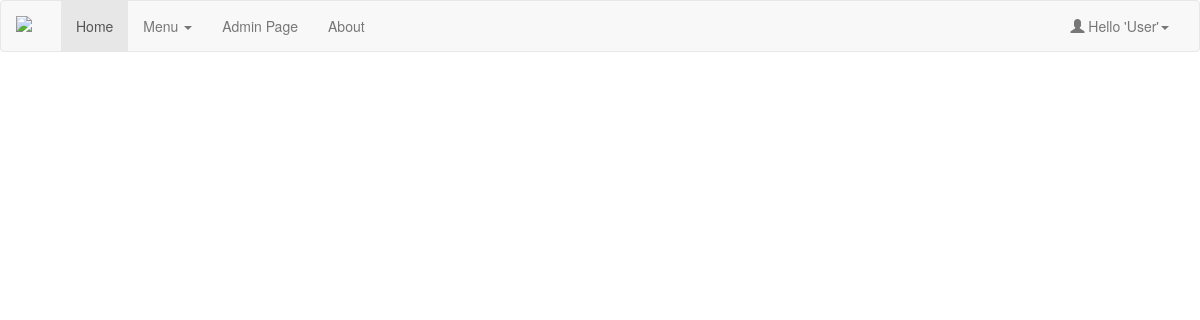
/admin/index.php?m=absensi, run on an earlier commit of the app's database.
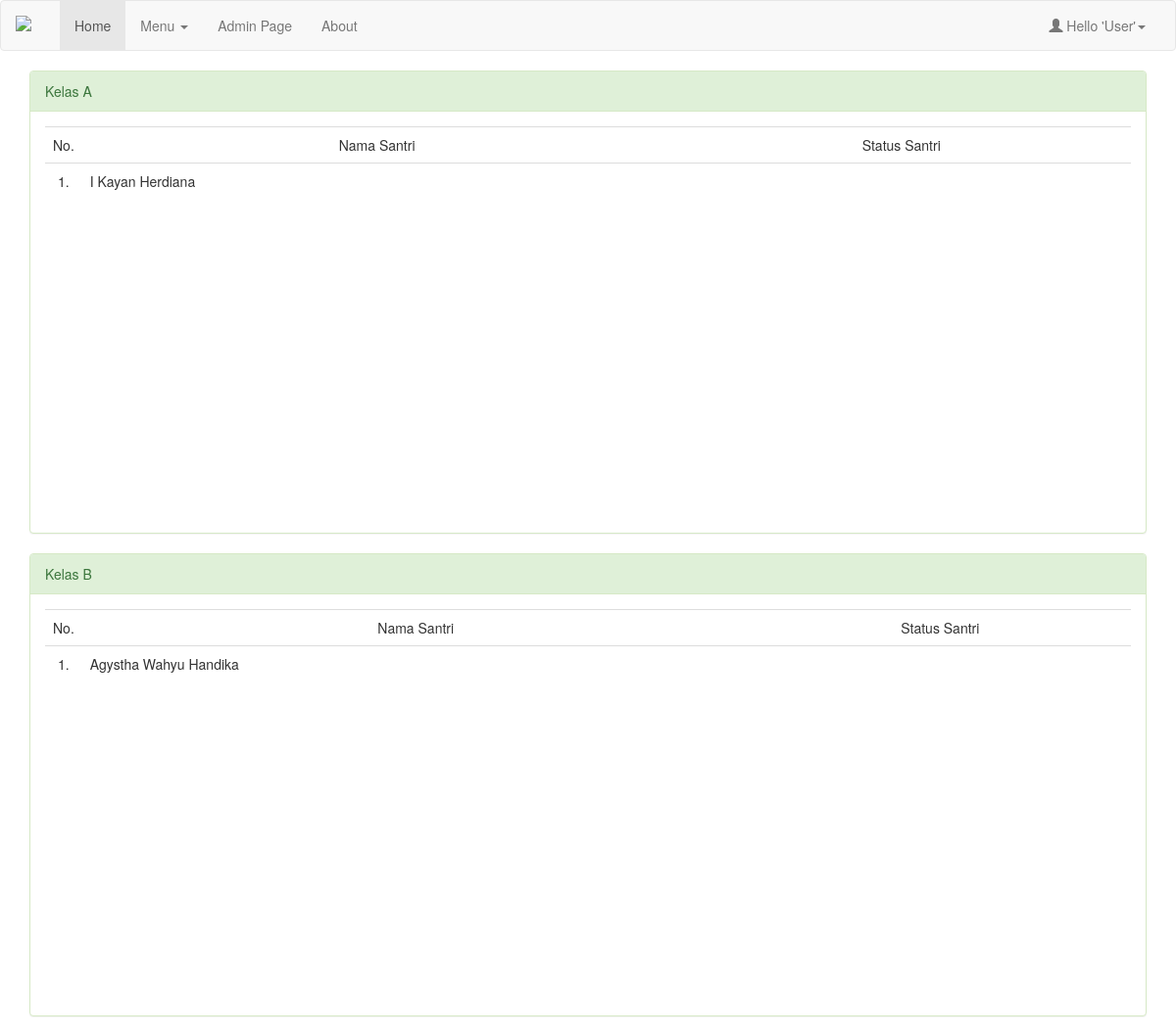
And on a later commit of the database.
### tables this page shows
CREATE TABLE `tbkelas` (
  `IdKelas` int(11) NOT NULL,
  `NamaKelas` varchar(50) NOT NULL,
  `TahunKelas` int(11) NOT NULL,
  `KeteranganKelas` text NOT NULL
);

CREATE TABLE `tbsantri` (
  `IdSantri` int(11) NOT NULL,
  `Nama` varchar(50) NOT NULL,
  `NamaLengkap` varchar(100) NOT NULL,
  `JenisKelamin` int(2) NOT NULL,
  `TempatLahir` varchar(40) NOT NULL,
  `TglLahir` date NOT NULL,
  `AnakKe` int(5) NOT NULL,
  `Dari` int(11) NOT NULL,
  `Bahasa` varchar(40) NOT NULL,
  `KebutuhanKhusus` int(11) NOT NULL,
  `SekolahTerakhir` varchar(20) NOT NULL,
  `NamaSekolah` varchar(50) NOT NULL,
  `AlamatSekolah` text NOT NULL,
  `TinggalDengan` varchar(30) NOT NULL,
  `NomorKK` varchar(50) NOT NULL,
  `NamaJalan` text NOT NULL,
  `RT` varchar(50) NOT NULL,
  `RW` varchar(50) NOT NULL,
  `Desa` varchar(50) NOT NULL,
  `Kecamatan` varchar(100) NOT NULL,
  `Kabupaten` varchar(100) NOT NULL,
  `Provinsi` varchar(100) NOT NULL,
  `IdProgram` int(11) NOT NULL,
  `IdKelas` int(11) NOT NULL
);

### admin/absensi.php (the view)
<?php
    $sql = "SELECT * FROM tbkelas";
    $query = mysqli_query($conn, $sql);
?>
<htmL>
    <?php
        while($data = mysqli_fetch_object($query)) {
    ?>
    <div class="panel panel-success">
        <div class="panel-heading"><?php echo "Kelas ".$data->NamaKelas?></div>
        <div class="panel-body" style="height:430px;overflow-y: auto;">
            <table class="table table-hover">
                <tr>
                    <td width="2%" align="center">No. </td>
                    <td align="center">Nama Santri </td>
                    <td align="center">Status Santri</td>
                </tr>
                <?php
                $sql1 = "SELECT * FROM tbsantri WHERE IdKelas = '$data->IdKelas'";
                $query1 = mysqli_query($conn, $sql1);
                $no = 1;
                while ($data1 = mysqli_fetch_object($query1)) {?>
                <tr>
                    <td align="center"><?php echo $no++."."?></td>
                    <td><?php echo $data1->NamaLengkap?></td>
                    <td></td>
                </tr>
                <?php } ?>
            </table>
        </div>
    </div>
    <?php } ?>
</htmL>

### admin/index.php (shortened to what this page needs)
<!DOCTYPE html>
<html lang="en">
<head>
    <link href="../assets/css/bootstrap.min.css" rel="stylesheet">
    <link href="../assets/css/style.css" rel="stylesheet">
</head>
<body>
        <nav class="navbar navbar-default">
          <div class="container-fluid">
            <div class="navbar-header">
              <a class="navbar-brand" href="#"><img src="assets/image/component/logo.png" width="30"></a>
            </div>
            <div id="navbar" class="navbar-collapse collapse">
              <ul class="nav navbar-nav">
                <li class="active"><a href="index.php">Home</a></li>
                <li class="dropdown">
                    <a href="#" class="dropdown-toggle" data-toggle="dropdown" role="button" aria-haspopup="true" aria-expanded="false">Menu <span class="caret"></span></a>
                  </li>
                <li><a href="#">Admin Page</a></li>
                <li><a href="#">About</a></li>
              </ul>
              <ul class="nav navbar-nav navbar-right">
                    <li class="dropdown">
                            <a href="#" class="dropdown-toggle" data-toggle="dropdown" role="button" aria-haspopup="true" aria-expanded="false"><span class="glyphicon glyphicon-user"></span>&nbsp;Hello 'User'<span class="caret"></span></a>
                          </li>
              </ul>
            </div>
          </div>
        </nav>
    <div class="container">
      <?php
      include 'config.php';
      $m = $_GET['m'];
      if ($m=='inputdata') {
        include 'daftarsantri.php';
      }elseif ($m=='inputprogram') {
        include 'daftarprogram.php';
      }elseif ($m=='absensi') {
        include 'absensi.php';
      }elseif ($m=='inputkelas') {
        include 'daftarkelas.php';
      }else {
        include 'home.php';
      }
      ?>
    </div>
</body>
</html>

What changed in the data, as far as the page shows it:
added tbkelas: NamaKelas "A"
added tbsantri: NamaLengkap "I Kayan Herdiana", shown under "A"
added tbkelas: NamaKelas "B"
added tbsantri: NamaLengkap "Agystha Wahyu Handika", shown under "B"
